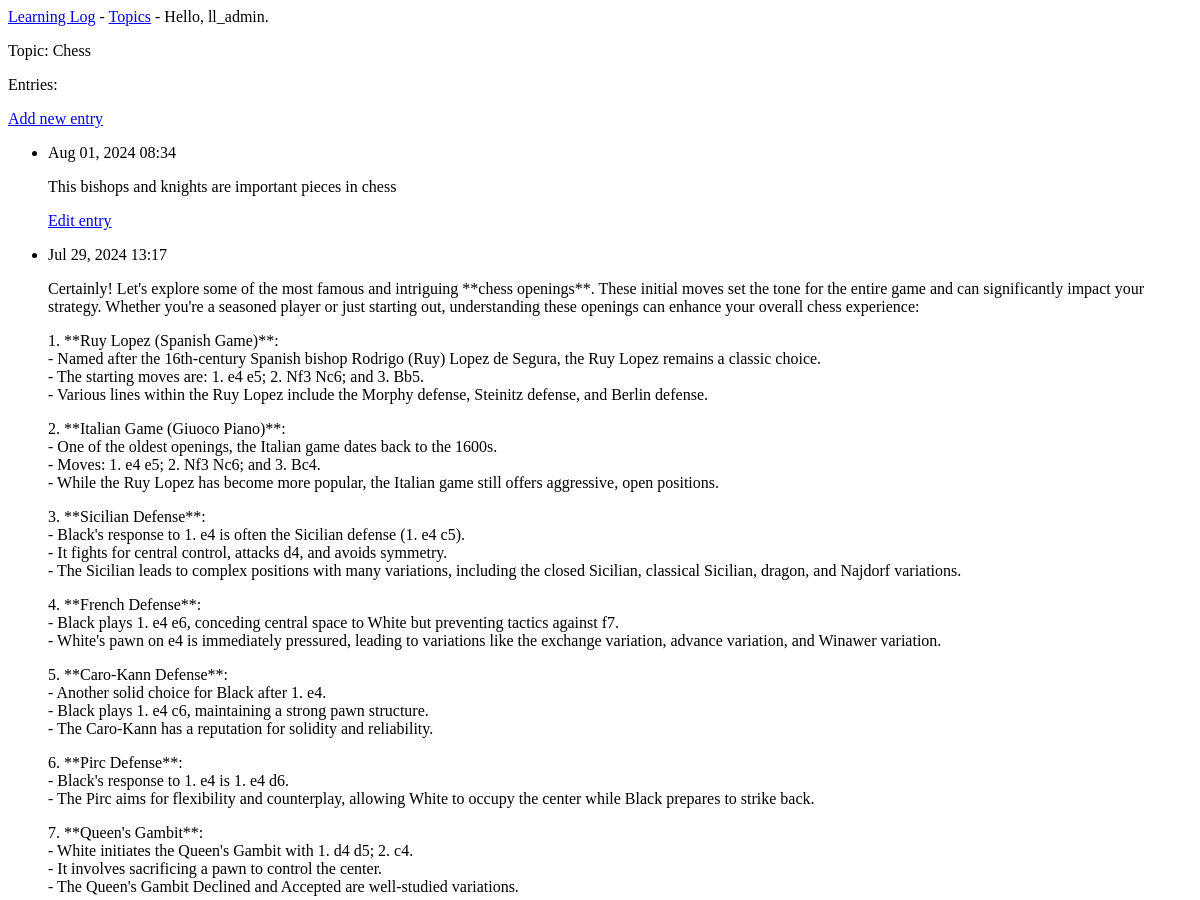
The app's page /topics/1/ (signed in, upper part), older data.
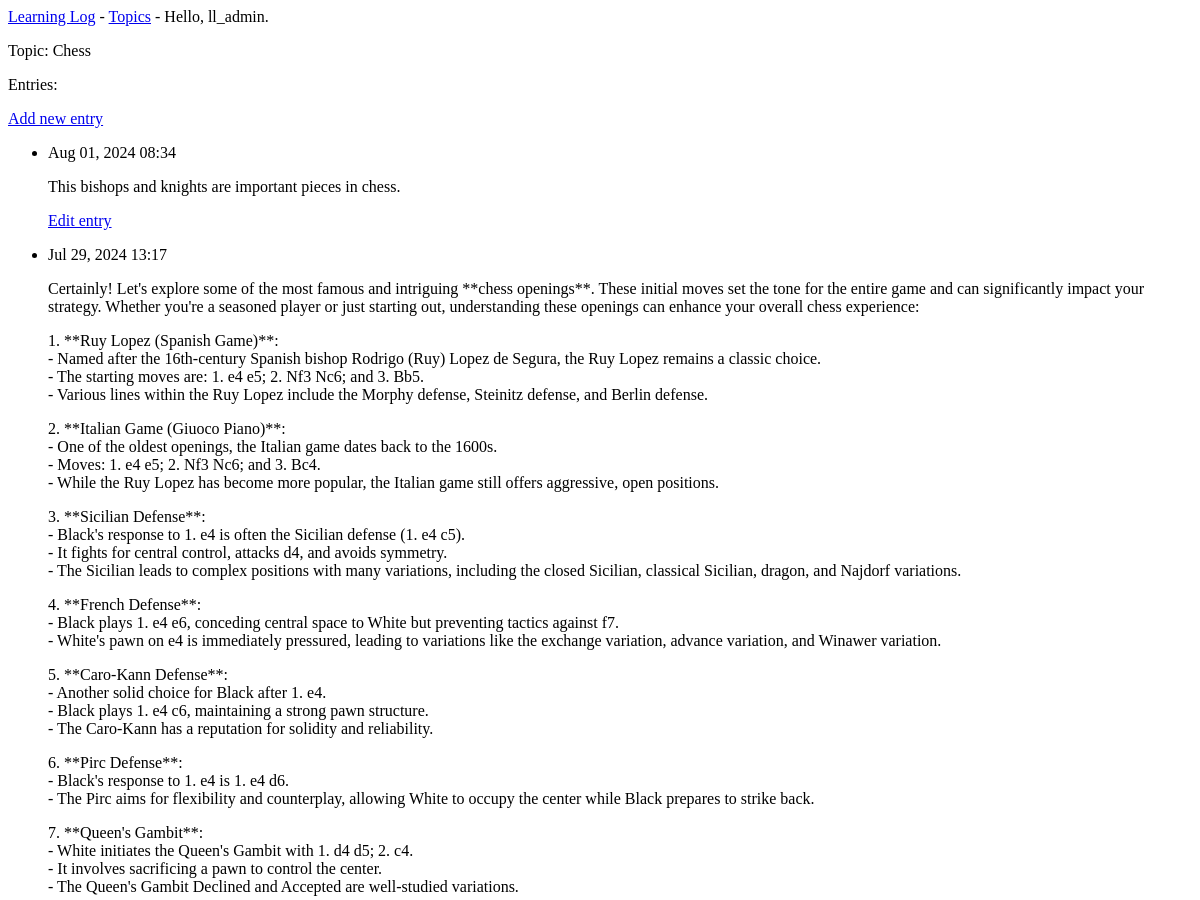
The same page, newer data.
### learning_logs/models.py (models this page shows, shortened)
class Entry(models.Model):
    topic = models.ForeignKey(Topic, on_delete=models.CASCADE)
    text = models.TextField()
    date_added = models.DateTimeField(auto_now_add=True)
    class Meta:
        verbose_name_plural = "entries"

### learning_logs/views.py (the view)
# urls.py: path('topics/<int:topic_id>/', views.topic, name='topic'),
@login_required
def topic(request, topic_id):
    topic = Topic.objects.get(id=topic_id)
    if topic.owner != request.user:
        raise Http404
    entries = topic.entry_set.order_by('-date_added')
    context = {'topic': topic, 'entries': entries}
    return render(request, 'learning_logs/topic.html', context)

### learning_logs/models.py (called while the page is built)
    def __str__(self):
        return self.text

### learning_logs/templates/learning_logs/topic.html
{% extends 'learning_logs/base.html' %}
{% block content %}
<p>Topic: {{topic}}</p>
<p>Entries:</p>
<p>
    <a href="{% url 'learning_logs:new_entry' topic.id %}">Add new entry</a>
</p>
<ul>
{% for entry in entries %}
    <li>
        <p>{{ entry.date_added|date:'M d, Y H:i'}}</p>
        <p>{{ entry.text|linebreaks }}</p>
        <p>
            <a href="{% url 'learning_logs:edit_entry' entry.id %}">Edit entry</a>
        </p>
    </li>
{% empty %}
    <li>There are no entries for this topic yet.</li>
{% endfor %}
</ul>
{% endblock content %}

Row changes from the older to the newer data that the page shows:
changed Entry: text "This bishops and knights are important pieces in chess" → "This bishops and knights are important pieces in chess."
